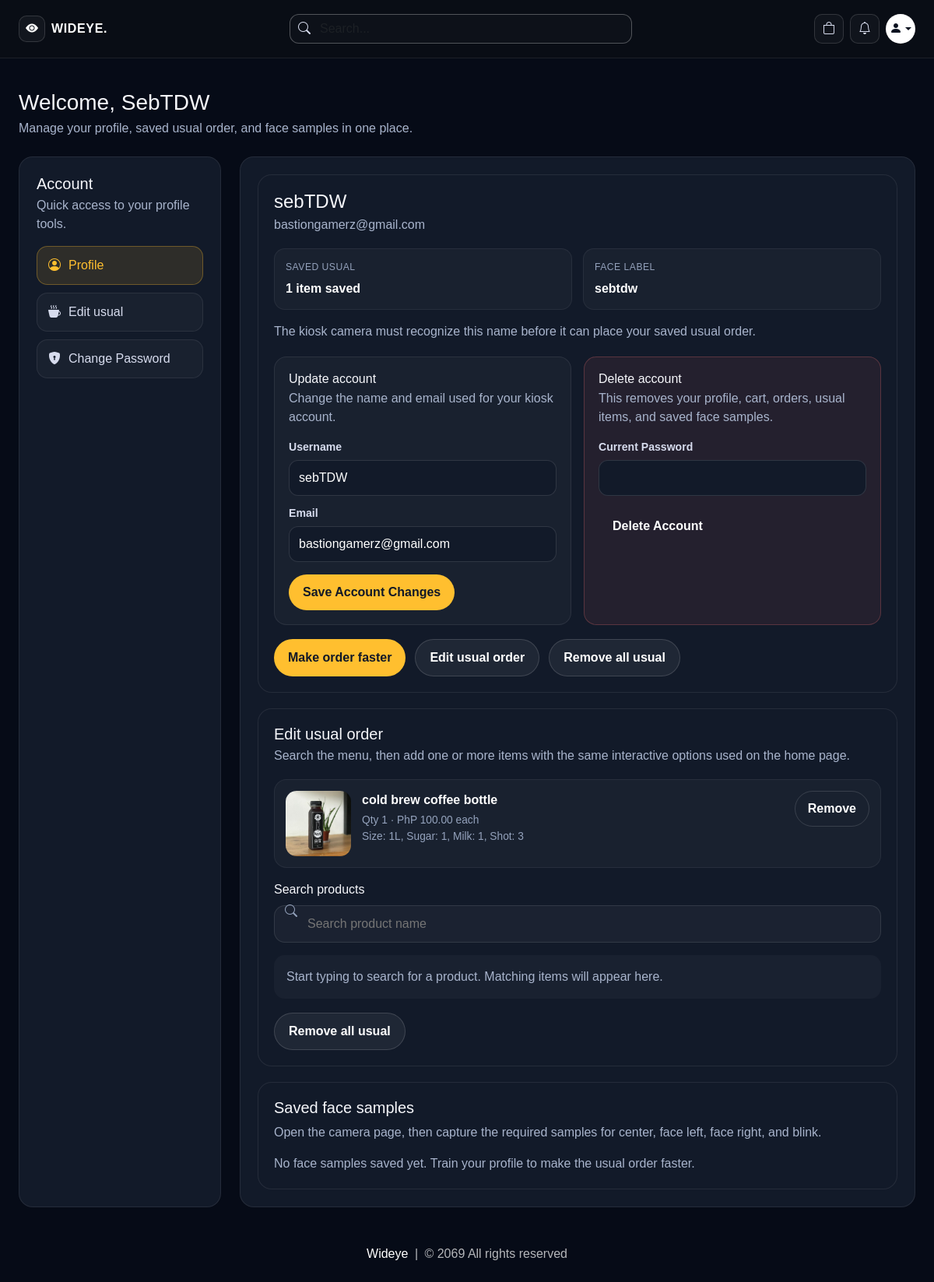
The page /profile/1 (signed in) on the database its author committed.
### website/models.py (models this page shows, shortened)
class Customer(db.Model, UserMixin):
    id = db.Column(db.Integer, primary_key=True)
    email = db.Column(db.String(100), unique=True)
    username = db.Column(db.String(100))
    password_hash = db.Column(db.String(150))
    is_admin = db.Column(db.Boolean, default=False, nullable=False)
    face_profile_name = db.Column(db.String(100))
    usual_product_id = db.Column(db.Integer, db.ForeignKey('product.id'), nullable=True)
    date_joined = db.Column(db.DateTime(), default=datetime.utcnow)
    cart_items = db.relationship('Cart', backref=db.backref('customer', lazy=True))
    orders = db.relationship('Order', backref=db.backref('customer', lazy=True))
    usual_product = db.relationship('Product', foreign_keys=[usual_product_id])
    usual_items = db.relationship(
        'UsualOrderItem',
        backref=db.backref('customer', lazy=True),
        cascade='all, delete-orphan',
        order_by='UsualOrderItem.id'
    )
    @property
    def password(self):
        raise AttributeError('Password is not a readable Attribute')

class UsualOrderItem(db.Model):
    id = db.Column(db.Integer, primary_key=True)
    quantity = db.Column(db.Integer, nullable=False, default=1)
    size = db.Column(db.String(100), nullable=False, default='')
    sugar = db.Column(db.String(100), nullable=False, default='')
    milk = db.Column(db.String(100), nullable=False, default='')
    shot = db.Column(db.String(100), nullable=False, default='')
    customer_link = db.Column(db.Integer, db.ForeignKey('customer.id'), nullable=False)
    product_link = db.Column(db.Integer, db.ForeignKey('product.id'), nullable=False)

class Product(db.Model):
    id = db.Column(db.Integer, primary_key=True)
    product_name = db.Column(db.String(100), nullable=False)
    current_price = db.Column(db.Float, nullable=False)
    previous_price = db.Column(db.Float, nullable=False)
    in_stock = db.Column(db.Integer, nullable=False)
    size = db.Column(db.String(500), nullable=False, default='')
    sugar = db.Column(db.String(500), nullable=False, default='')
    milk = db.Column(db.String(500), nullable=False, default='')
    shot = db.Column(db.String(500), nullable=False, default='')
    product_picture = db.Column(db.Text, nullable=False)
    flash_sale = db.Column(db.Boolean, default=False)
    date_added = db.Column(db.DateTime, default=datetime.utcnow)
    carts = db.relationship('Cart', backref=db.backref('product', lazy=True))
    orders = db.relationship('Order', backref=db.backref('product', lazy=True))
    usual_items = db.relationship('UsualOrderItem', backref=db.backref('product', lazy=True))

### website/auth.py (the view, shortened to what this page needs)
@auth.route('/profile/<int:customer_id>', methods=['GET', 'POST'])
@login_required
def profile(customer_id):
    if current_user.id != customer_id:
        flash('You can only edit your own profile.')
        return redirect(url_for('auth.profile', customer_id=current_user.id))
    customer = Customer.query.get_or_404(customer_id)
    form = UsualOrderForm()
    return render_profile_page(customer, usual_form=form)

### website/forms.py
class UsualOrderForm(FlaskForm):
    save_usual = SubmitField('Add to usual')
    remove_usual = SubmitField('Remove all usual')

class ProfileUpdateForm(FlaskForm):
    email = EmailField('Email', validators=[DataRequired()])
    username = StringField('Username', validators=[DataRequired(), length(min=2)])
    update_account = SubmitField('Save Account Changes')

### website/face_profiles.py (called while the page is built, shortened)
def normalize_face_profile_name(value):
    normalized = re.sub(r"[^a-zA-Z0-9_-]+", "-", (value or "").strip().lower()).strip("-")
    return normalized or "customer-face"

def get_face_profile_dir(profile_name):
    FACES_DIR.mkdir(exist_ok=True)
    return FACES_DIR / normalize_face_profile_name(profile_name)

def list_saved_face_images(profile_name):
    face_dir = get_face_profile_dir(profile_name)
    if not face_dir.exists():
        return []

### website/views.py (called while the page is built)
def parse_options(csv_string):
    if not csv_string:
        return []
    return [opt.strip() for opt in str(csv_string).split(',') if opt.strip()]

def get_product_image(product, selected_size=''):
    images = parse_options(product.product_picture) if product.product_picture else []
    if not images:
        return '/media/default.jpg'
    if not selected_size:
        return images[0]
    sizes = parse_options(product.size)
    if selected_size in sizes:
        idx = sizes.index(selected_size)
        return images[idx] if idx < len(images) else images[-1]
    return images[0]

def format_option_summary(item):
    parts = []
    size_val = getattr(item, 'size', '') or ''
    sugar_val = getattr(item, 'sugar', '') or ''
    milk_val = getattr(item, 'milk', '') or ''
    shot_val = getattr(item, 'shot', '') or ''
    if size_val:
        parts.append(f'Size: {size_val}')
    if sugar_val:
        parts.append(f'Sugar: {sugar_val}')
    if milk_val:
        parts.append(f'Milk: {milk_val}')
    if shot_val:
        parts.append(f'Shot: {shot_val}')
    return ', '.join(parts) if parts else 'No add-ons'

### website/templates/profile.html (shortened to what this page needs)
{% extends 'base.html' %}
{% block body %}
<div class="wideye-shell py-4">
    <div class="mb-4">
        <h1 class="h3 mb-1">Welcome, <span class="text-capitalize">{{ customer.username }}</span></h1>
        <p class="wideye-profile-copy mb-0">Manage your profile, saved usual order, and face samples in one place.</p>
    </div>
    <div class="wideye-profile-layout">
        <aside class="wideye-profile-side">
            <h2 class="h5 mb-1">Account</h2>
            <p class="wideye-profile-copy mb-0">Quick access to your profile tools.</p>
            <div class="wideye-profile-nav">
                <a href="#profileSummary" class="wideye-profile-nav-link active">
                    <i class="bi bi-person-circle"></i>
                    <span>Profile</span>
                </a>
                <a href="#usualOrderEditor" class="wideye-profile-nav-link">
                    <i class="bi bi-cup-hot-fill"></i>
                    <span>Edit usual</span>
                </a>
                <a href="/change-password/{{ customer.id }}" class="wideye-profile-nav-link">
                    <i class="bi bi-shield-lock-fill"></i>
                    <span>Change Password</span>
                </a>
            </div>
        </aside>
        <section class="wideye-profile-main">
            <div id="profileSummary" class="wideye-profile-card">
                <h2 class="h4 mb-1">{{ customer.username }}</h2>
                <p class="wideye-profile-copy mb-0">{{ customer.email }}</p>
                <div class="wideye-profile-meta">
                    <div class="wideye-profile-meta-item">
                        <span class="wideye-profile-meta-label">Saved usual</span>
                        <span class="wideye-profile-meta-value">
                            {% if saved_usual_items %}
                            {{ saved_usual_items | length }} item{% if saved_usual_items|length != 1 %}s{% endif %} saved
                            {% else %}
                            No usual order saved yet
                            {% endif %}
                        </span>
                    </div>
                    <div class="wideye-profile-meta-item">
                        <span class="wideye-profile-meta-label">Face label</span>
                        <span class="wideye-profile-meta-value">{{ customer.face_profile_name or customer.username }}</span>
                    </div>
                </div>
                <p class="wideye-profile-copy mt-3 mb-0">
                    The kiosk camera must recognize this name before it can place your saved usual order.
                </p>
                <div class="wideye-account-grid">
                    <div class="wideye-account-panel">
                        <h3 class="h6 mb-1">Update account</h3>
                        <p class="wideye-profile-copy mb-0">Change the name and email used for your kiosk account.</p>
                        <form method="POST" action="{{ url_for('auth.update_account', customer_id=customer.id) }}" class="mt-3">
                            <div class="wideye-profile-field">
                                <label for="{{ update_form.username.id }}">{{ update_form.username.label.text }}</label>
                                {{ update_form.username(class="wideye-profile-input", autocomplete="username") }}
                            </div>
                            <div class="wideye-profile-field">
                                <label for="{{ update_form.email.id }}">{{ update_form.email.label.text }}</label>
                                {{ update_form.email(class="wideye-profile-input", autocomplete="email") }}
                            </div>
                            <button type="submit" name="update_account" value="1" class="wideye-profile-action wideye-profile-primary mt-3">{{ update_form.update_account.label.text }}</button>
                        </form>
                    </div>
                    <div class="wideye-account-panel wideye-account-panel-danger">
                        <h3 class="h6 mb-1">Delete account</h3>
                        <p class="wideye-profile-copy mb-0">This removes your profile, cart, orders, usual items, and saved face samples.</p>
                        <form method="POST" action="{{ url_for('auth.delete_account', customer_id=customer.id) }}" class="mt-3" onsubmit="return confirm('Delete your account permanently? This cannot be undone.');">
                            <div class="wideye-profile-field">
                                <label for="{{ delete_form.current_password.id }}">{{ delete_form.current_password.label.text }}</label>
                                {{ delete_form.current_password(class="wideye-profile-input", autocomplete="current-password") }}
                            </div>
                            <button type="submit" name="delete_account" value="1" class="wideye-profile-action wideye-profile-danger mt-3">{{ delete_form.delete_account.label.text }}</button>
                        </form>
                    </div>
                </div>
                <div class="wideye-profile-actions">
                    <a class="wideye-profile-action wideye-profile-primary" href="{{ url_for('auth.train_usual_face', customer_id=customer.id) }}">Make order faster</a>
                    <a class="wideye-profile-action wideye-profile-secondary" href="#usualOrderEditor">Edit usual order</a>
                    {% if saved_usual_items %}
                    <form method="POST" class="d-inline">
                        <button type="submit" name="remove_usual" value="1" class="wideye-profile-action wideye-profile-secondary">Remove all usual</button>
                    </form>
                    {% endif %}
                </div>
            </div>
            <div id="usualOrderEditor" class="wideye-profile-card">
                <div class="wideye-usual-head">
                    <div>
                        <h3 class="h5 mb-1">Edit usual order</h3>
                        <p class="wideye-profile-copy mb-0">Search the menu, then add one or more items with the same interactive options used on the home page.</p>
                    </div>
                </div>
                {% if saved_usual_items %}
                <div class="wideye-usual-saved-list">
                    {% for usual_item in saved_usual_items %}
                    <div class="wideye-usual-saved-item">
                        <img
                            class="wideye-usual-saved-thumb"
                            src="{{ get_product_image(usual_item.product, usual_item.size) }}"
                            alt="{{ usual_item.product.product_name }}"
                        >
                        <div class="wideye-usual-saved-body">
                            <div class="wideye-usual-saved-name">{{ usual_item.product.product_name }}</div>
                            <p class="wideye-usual-saved-meta">Qty {{ usual_item.quantity }} · PhP {{ '%.2f'|format(usual_item.product.current_price) }} each</p>
                            <p class="wideye-usual-saved-meta">{{ format_option_summary(usual_item) }}</p>
                        </div>
                        <div class="wideye-usual-saved-actions">
                            <form method="POST">
                                <button type="submit" class="wideye-usual-remove-button">Remove</button>
                            </form>
                        </div>
                    </div>
                    {% endfor %}
                </div>
                {% else %}
                <div class="wideye-usual-hint">
                    No usual items saved yet. Search below, choose the options you want, then add them to your usual order.
                </div>
                {% endif %}
                {% if products %}
                <div class="wideye-usual-search-wrap">
                    <label class="form-label" for="usualProductSearch">Search products</label>
                    <i class="bi bi-search"></i>
                    <input id="usualProductSearch" class="wideye-usual-search" type="search" placeholder="Search product name">
                </div>
                <div id="usualProductHint" class="wideye-usual-hint">
                    Start typing to search for a product. Matching items will appear here.
                </div>
                {% if saved_usual_items %}
                <div class="wideye-profile-actions">
                    <form method="POST">
                        <button type="submit" name="remove_usual" value="1" class="wideye-profile-action wideye-profile-secondary">Remove all usual</button>
                    </form>
                </div>
                {% endif %}
                {% else %}
                <p class="wideye-profile-copy mb-0">No products are available to save as a usual order yet.</p>
                {% endif %}
            </div>
            <div class="wideye-face-card">
                <h3 class="h5">Saved face samples</h3>
                <p class="wideye-profile-copy">
                    Open the camera page, then capture the required samples for center, face left, face right, and blink.
                </p>
                {% if face_images %}
                <div class="wideye-face-grid">
                    {% for image_name in face_images %}
                    <div class="wideye-face-sample">
                        <img src="{{ url_for('auth.profile_face_image', customer_id=customer.id, filename=image_name) }}" alt="Saved face sample {{ loop.index }}">
                        <span class="wideye-face-caption">{{ image_name.rsplit('.', 1)[0].replace('_', ' ') }}</span>
                    </div>
                    {% endfor %}
                </div>
                {% else %}
                <p class="mb-0 wideye-profile-copy">No face samples saved yet. Train your profile to make the usual order faster.</p>
                {% endif %}
            </div>
        </section>
    </div>
</div>
{% endblock %}

### website/templates/base.html (style rules this page uses)
* { box-sizing: border-box; }
html { -webkit-text-size-adjust: 100%; }
body { background: #060b17; color: #f6f7fb; min-height: 100vh; font-family: Arial, Helvetica, sans-serif; overflow-x: hidden; }
a { text-decoration: none; }
img, iframe, canvas, video { max-width: 100%; }
.wideye-shell { width: min(calc(100% - clamp(1rem, 4vw, 3rem)), 1280px); margin: 0 auto; }

### rows shown on the page
Customer: username "SebTDW", username "sebTDW", email "bastiongamerz@gmail.com", face_profile_name "sebtdw"
UsualOrderItem: size.size (picture), product.product_name "cold brew coffee bottle", quantity "1", size+sugar+milk "Size: 1L, Sugar: 1, Milk: 1, Shot: 3"
Product: product.current_price "100.00"

### other values the page prints
{{ saved_usual_items | length }} "1"
{{ update_form.username.label.text }} "Username"
{{ update_form.email.label.text }} "Email"
{{ update_form.update_account.label.text }} "Save Account Changes"
{{ delete_form.current_password.label.text }} "Current Password"
{{ delete_form.delete_account.label.text }} "Delete Account"
